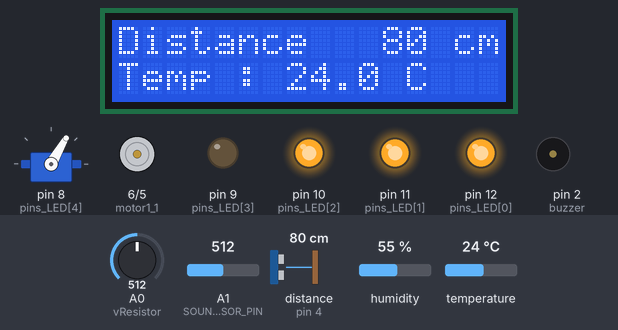
Bench run of a sketch on a simulated Arduino Uno, built with avr-gcc and run on an emulated ATmega328P. Parts: 16×2 character LCD, servo, motor-driver pin pairs drawn as motors (green arrow = first pin HIGH = forward, orange = second pin HIGH = backward, longer = more drive, scaled by the enable pin), output pins drawn as LEDs (lit = HIGH), buzzer (waves = sounding). Wiring (inferred from the names in the program): ultrasonic range finder: trigger pin 3; echo pin 4. The inputs (shaded band) are chosen by the test bench; at power-on: distance to the obstacle (sensor on pin 4) 80 cm, A0 (vResistor) = 512, temperature 24 °C, A1 (SOUND_SENSOR_PIN) = 512, humidity 55 %. The echo pulse lasts 58.3 µs per cm; pins used as bus, display or sensor lines are not drawn; what the sketch prints to the serial monitor is not drawn.

Above: at 1.2 s.
1.3 s: distance to the obstacle (sensor on pin 4) set to 2 cm
At 4.3 s:
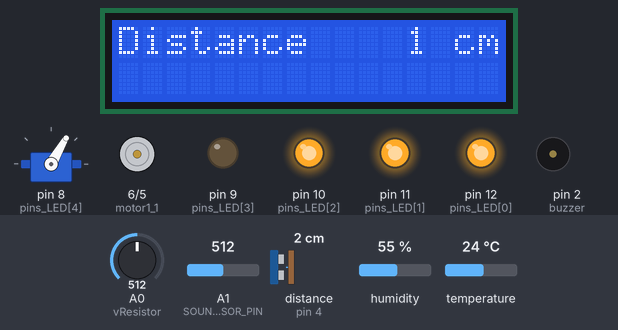
4.9 s: A0 (vResistor) set to 621
6.8 s: A0 (vResistor) set to 655
At 8.17 s:
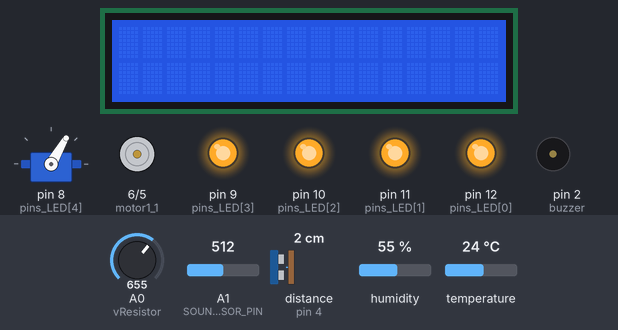
10.4 s: distance to the obstacle (sensor on pin 4) set to 35 cm
At 12.7 s:
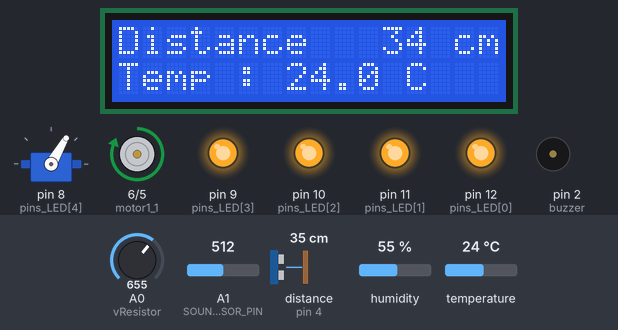
13.8 s: temperature set to 2 °C
At 15.6 s:
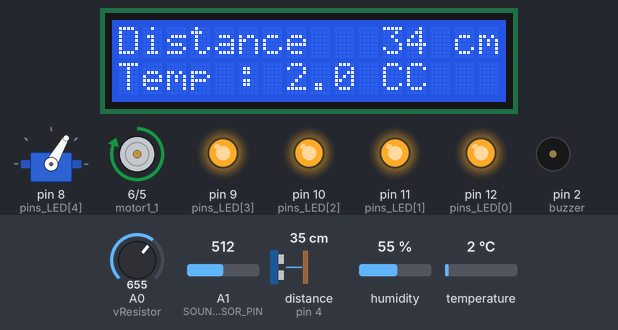
15.9 s: A1 (SOUND_SENSOR_PIN) set to 791
17.9 s: A1 (SOUND_SENSOR_PIN) set to 814
At 20.5 s:
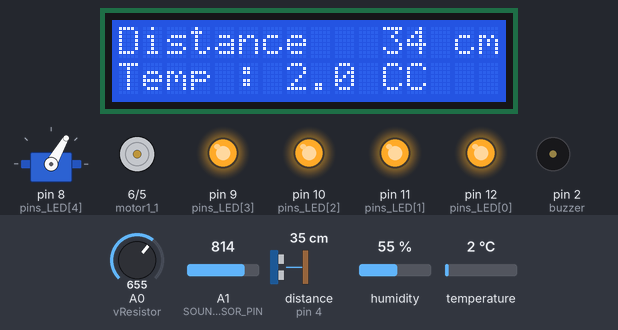
Timing chart, 0 to 24.6 s (numbered marks = the images above; inputs shaded):
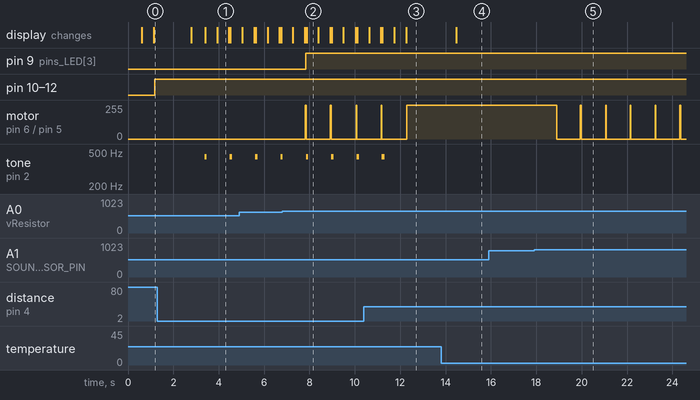

The sketch:

Arduino_Sketch__202000449_Daehyun_Kim.ino
```cpp
// Ultrasonic sensors (초음파)
#define trigPin 3
#define echoPin 4

// Bluetooth
#include <SoftwareSerial.h>
SoftwareSerial mySerial(1, 0); // HC-06 TX=1번핀 , RX=0번핀 연결

// MOTOR
#define motor1EnablePin  7
#define motor1_1        6
#define motor1_2        5
int pwmA;

//Servo Motor
#include <Servo.h>
Servo sv1; //Servo 라이브러리의 sv 객체 선언
Servo sv2;

// LCD
#include <LiquidCrystal_I2C.h>
LiquidCrystal_I2C lcd(0x27, 16, 2);

// Sound
const int SOUND_SENSOR_PIN = A1;
int Sound_sensorValue;

// DHT
#include <DHT.h>
#define DHTTYPE DHT11 // DHT11
#define DHTPIN 13
DHT dht(DHTPIN, DHTTYPE);

// Buzzer
int buzzer = 2;
int freq = 440;     // 부저 음 주파수(Hz)
int duration = 500;  // 부저 음 지속 시간(msec)

// LED
int vResistor = A0;  // A0 핀에 가변저항 연결
int pins_LED[] = {12, 11, 10, 9, 8}; // LED 연결 핀

void setup()
{
  Serial.begin(9600);
// Ultrasonic sensors
   pinMode(trigPin, OUTPUT);
   pinMode(echoPin, INPUT);


// LCD
  lcd.init(); // I2C LCD의 초기화
  lcd.backlight(); // I2C LCD 백라이트 ON

// Bluetooth
  mySerial.begin(9600); // 통신 속도 9600bps로 블루투스 시리얼 통신 시작

// DHT
  dht.begin();

//Servo Motor
  sv1.attach(8); //서보모터(8번핀) 연결

// Buzzer
  pinMode(buzzer, OUTPUT);

// MOTOR
  pinMode(motor1_1, OUTPUT);
  pinMode(motor1_2, OUTPUT);
  pinMode(motor1EnablePin, OUTPUT);
  analogWrite(motor1EnablePin, 0);

// Power
  pinMode(A0, INPUT);

  //Servo Motor
  int x = analogRead(A2); //A2 입력값 x에 저장
  int y = analogRead(A3); //A3 입력값 y에 저장

  int angle1 = map(x, 0, 1023, 0, 120);
  sv1.write(angle1); //서보모터 8번에 angle1만큼 값 출력

  delay(15);

// LED
    pinMode(vResistor, INPUT);
    for (int i = 0; i < 5; i++)
    {
      pinMode(pins_LED[i], OUTPUT);
      digitalWrite(pins_LED[i], LOW);
    }
}

// Ultrasonic sensors (초음파)
long microsecondsToCentimeters(long microseconds)
{
    return microseconds / 29 / 2;
}

void loop()
{
// Ultrasonic sensors (초음파)
  long duration, cm;

    digitalWrite(trigPin, LOW);
    delayMicroseconds(2);
    digitalWrite(trigPin, HIGH);
    delayMicroseconds(10);
    digitalWrite(trigPin, LOW);
    duration = pulseIn(echoPin, HIGH);

  // convert the time into a distance
  cm = microsecondsToCentimeters(duration);
    Serial.print(cm);
    delay(500);

  char buf[20];
  snprintf(buf, sizeof(buf), "Distance %4d cm", cm);
  lcd.setCursor(0, 0);
  lcd.println(buf);
  delay(500);

  // DHT
  float tem = dht.readTemperature();

   // 온도와 습도 값을 LCD 모듈에 출력
  lcd.setCursor(0,1);  lcd.print("Temp : "); lcd.setCursor(7,1);  lcd.print(tem,1);   lcd.print(" C");

  //Sound
  Sound_sensorValue = analogRead(SOUND_SENSOR_PIN);
  delay(20);

  //Bluetooth
   if (mySerial.available()){
   Serial.write(mySerial.read());
 }
  // Serial 핀에 입력이 들어오면, 바이트단위로 읽어서 블루투스로 출력
 if (Serial.available()){
   mySerial.write(Serial.read());
 }

  // MOTOR
  digitalWrite(motor1_1, HIGH);
  digitalWrite(motor1_2, LOW);
  analogWrite(motor1EnablePin, 128);

    // Motor Power Control
  pwmA = analogRead(A0)/5;
  analogWrite(motor1EnablePin, pwmA);
  delay(20);


  // LED
      int adc = analogRead(vResistor); // 가변저항 값 읽기
//  int count_led = map(adc, 0, 1023, 0, 4); // LED 개수 결정
    int count_led = adc / 160;    // LED (0~4)  개수 결정
    for (int i = 0; i < 5; i++) { // LED 점멸
        if (i < count_led)
             digitalWrite(pins_LED[i], HIGH);
        else
             digitalWrite(pins_LED[i], LOW);
    }
        delay(10);               // 0.1 초(100ms) 대기

    if(cm < 20)
    {
    tone(buzzer, freq, duration);

      digitalWrite(motor1_1, LOW);
      digitalWrite(motor1_2, LOW);

      for(int i=0; i<3; i++);
     {
       digitalWrite(buzzer, HIGH); // Buzzer on
       delay(10);
       digitalWrite(buzzer, LOW); // Buzzer on
       delay(10);
     }
    lcd.clear( );          // LCD화면 지우기
  }
  else if(Sound_sensorValue < 20 || Sound_sensorValue > 800)
  {
      digitalWrite(motor1_1, LOW);
      digitalWrite(motor1_2, LOW);
  }
}
```

Measured:
- the behaviour switches between 639 and 640 on A0 (vResistor) (found by bisection; images 1 and 2)
- the behaviour switches between 800 and 801 on A1 (SOUND_SENSOR_PIN) (found by bisection; images 4 and 5)
- after the input at 1.3 s, tone on pin 2 (buzzer): alternates 440 Hz for 0.10 s and silent for 1.0 s, starting after 2.1 s; the display: first changes after 1.5 s (image 1 shows a later state)
- after the input at 6.8 s, pin 9 (pins_LED[3]): LOW → HIGH after 1.0 s; motor on pin 6 (motor1_1) / pin 5 (motor1_2): alternates forward 255/255 for 0.03 s and stopped for 1.1 s, starting after 1.0 s
- after the input at 10.4 s, motor on pin 6 (motor1_1) / pin 5 (motor1_2): goes on until 12.3 s, then stays forward 255/255; tone on pin 2 (buzzer): goes on until 11.3 s, then stays silent
- after the input at 13.8 s, the display: changes after 0.66 s (image 4)
- after the input at 15.9 s, every drawn part: stays the same
- after the input at 17.9 s, motor on pin 6 (motor1_1) / pin 5 (motor1_2): alternates forward 255/255 for 0.03 s and stopped for 1.1 s, starting after 0.99 s
